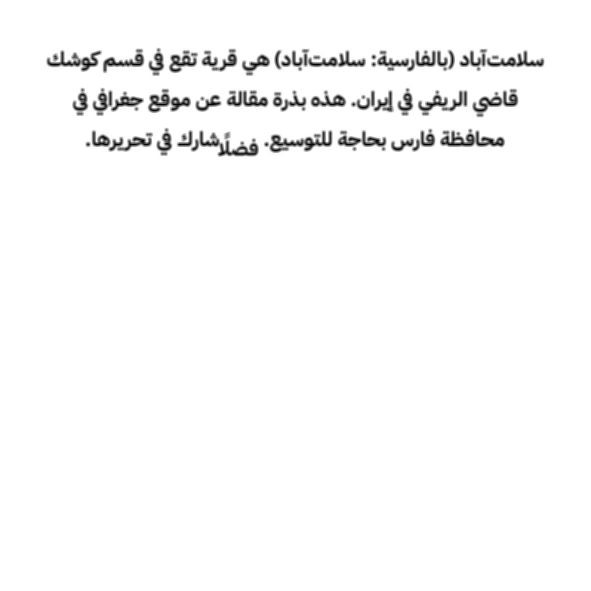
#> input picture samples/2.jpeg, 1181 x 1181 px, given as the content of the folder ../fonts-dataset/Scheherazade New, which was not available (shown at 1/2 size)
$ python extract_features.py
#> lines starting #> are read from the running program, lines starting #| are printed output that depends on the picture; after the words box and inside, x2 and y2 are one past the last pixel; in counts of white or black regions, pixels touching at a corner belong together; pictures that were not available may be replaced by others from this repository, and a replacement may not be noted
### preprocess.py
import cv2
import sys

args = sys.argv

def preprocess_image(image_path):

#> called with image_path = '../fonts-dataset/Scheherazade New/2.jpeg'
    image = cv2.imread(image_path)
#> image is the input picture: shape (1181, 1181, 3); min 0, max 255, mean 249.3

    gray_image = cv2.cvtColor(image, cv2.COLOR_BGR2GRAY)

    filtered_image = cv2.medianBlur(gray_image, 3)

    _, binary_image = cv2.threshold(filtered_image, 0, 255, cv2.THRESH_BINARY_INV | cv2.THRESH_OTSU)
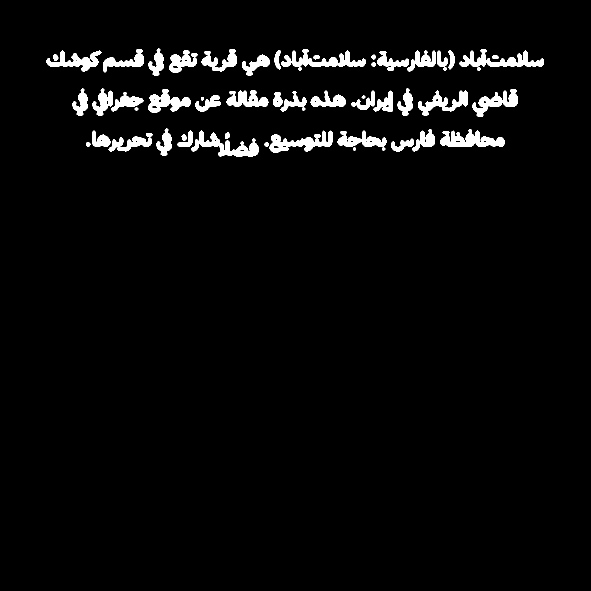
#> binary_image: shape (1181, 1181) (shown at 1/2 size); 3.4% white; 52 white regions, largest, box (x1, y1, x2, y2) and area: (562, 98, 731, 142) 2614, (880, 258, 1009, 294) 2611, (382, 261, 517, 313) 2555

    total_pixels = binary_image.shape[0] * binary_image.shape[1]
#> total_pixels = 1394761
    white_pixels = cv2.countNonZero(binary_image)
#> white_pixels = 47838
    black_pixels = total_pixels - white_pixels
#> black_pixels = 1346923

    if black_pixels > white_pixels:
        inverted_image = cv2.bitwise_not(binary_image)
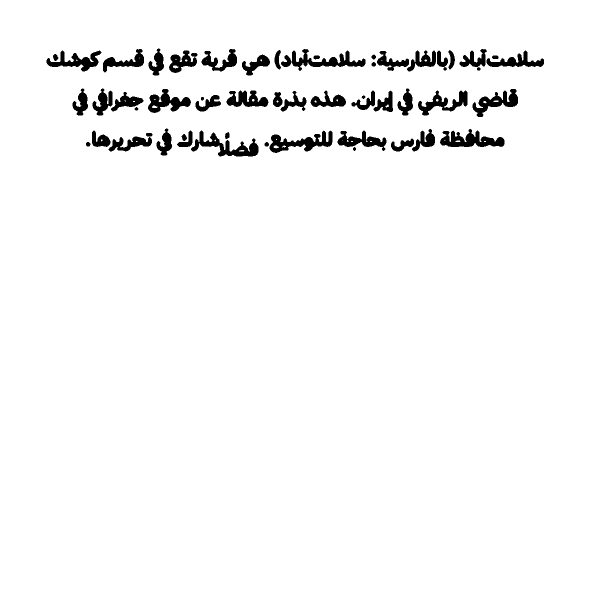
#> inverted_image: shape (1181, 1181) (shown at 1/2 size); 96.6% white; 52 black regions, largest, box (x1, y1, x2, y2) and area: (562, 98, 731, 142) 2614, (880, 258, 1009, 294) 2611, (382, 261, 517, 313) 2555
    else:
        inverted_image = binary_image

    inverted_image = cv2.resize(inverted_image, (300, 300))
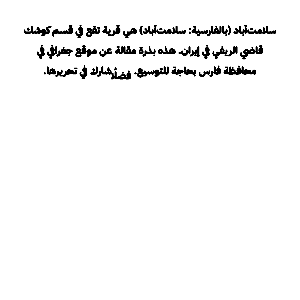
#> inverted_image: shape (300, 300); min 0, max 255, mean 246.2

    return inverted_image

# [4 lines of commented-out code are left out]

### extract_features.py
import cv2
import os
import numpy as np
from preprocess import *
from sklearn.cluster import KMeans
from sklearn.preprocessing import StandardScaler
from sklearn.svm import SVC
from sklearn.model_selection import GridSearchCV
from sklearn.metrics import accuracy_score
from sklearn.model_selection import train_test_split

def extract_sift_features(image):
    sift = cv2.SIFT_create()
    keypoints, descriptors = sift.detectAndCompute(image, None)
#> keypoints = 257 keypoints; strongest (x, y, size): (105, 27, 1.9), (254, 72, 2.9), (102, 52, 1.9), (274, 32, 2.5)
    return descriptors if descriptors is not None else np.array([])
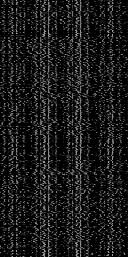
#> returned value: shape (257, 128) float32; min 0, max 178, mean 26.1

def quantize_features(features, kmeans):
    return kmeans.predict(features)


y = []
X_features = []

i = 0
for name in ["Scheherazade New", "Marhey", "Lemonada", "IBM Plex Sans Arabic"]:
    folder_path = "../fonts-dataset/"+name

    for filename in os.listdir(folder_path)[:1000]:
        image_path = os.path.join(folder_path, filename)

        preprocessed_image = preprocess_image(image_path)

        featured_image = extract_sift_features(preprocessed_image)

        if len(featured_image) > 0:
            X_features.append(featured_image)
            y.append(i)
    i+=1


X_stack = np.vstack(X_features)
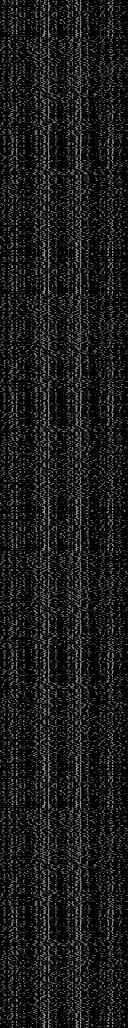
#> X_stack: shape (1028, 128) float32; min 0, max 178, mean 26.1

num_clusters = 200  # You can adjust this parameter
kmeans = KMeans(n_clusters=num_clusters, n_init='auto')
kmeans.fit(X_stack)

X_quantized = [quantize_features(features, kmeans) for features in X_features]

histograms = []
for quantized_features in X_quantized:
    hist, _ = np.histogram(quantized_features, bins=np.arange(num_clusters+1))
    histograms.append(hist)

X_hist = np.array(histograms)

X_train, X_val, y_train, y_val = train_test_split(X_hist, y, test_size=0.2, random_state=42)


# [13 lines of commented-out code are left out]

clf = SVC(C=10, kernel='rbf', gamma='scale')
clf.fit(X_train, y_train)

y_pred = clf.predict(X_val)

accuracy = accuracy_score(y_val, y_pred)
print("Validation Accuracy:", accuracy)
